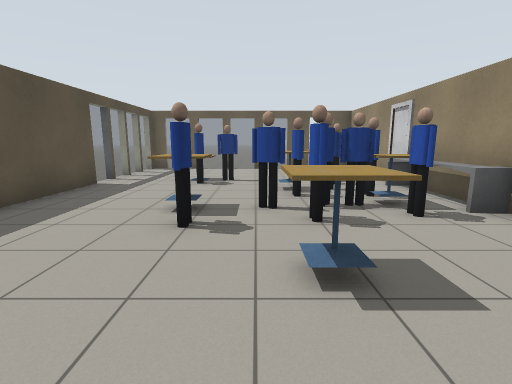
View 1 (above)

15 first-person views from a walk through a Gazebo world. The camera is 1.2 m above the floor, tilts 10° down and sees 85° across. The floor is counted in squares, 1 m on a side. Each view is taken from the middle of a square. On the plan, view 1 faces up. The plan holds only what a view shows up to about 12 squares ahead; the rest is blank. Some stock models are drawn as simple stand-ins.

View 2
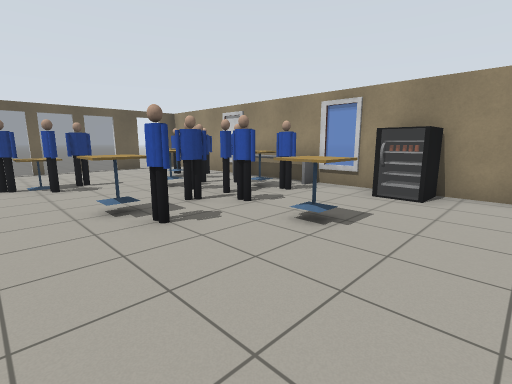

View 3
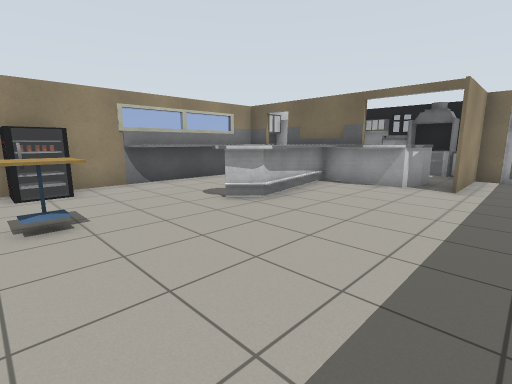

View 4
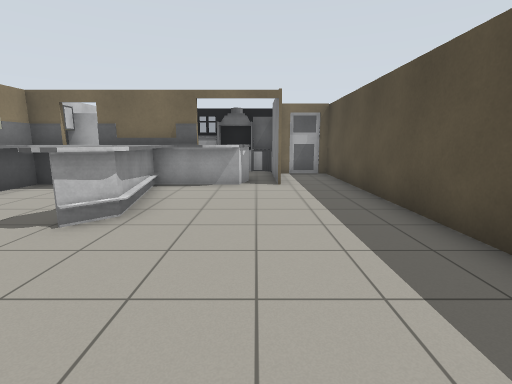

View 5
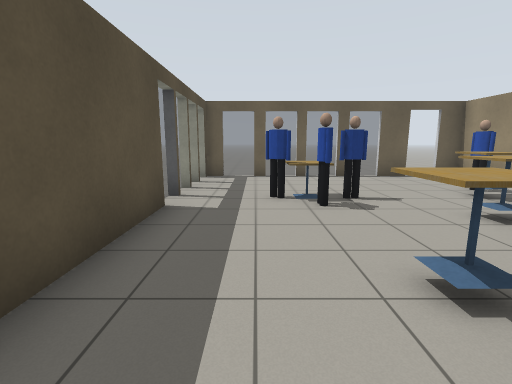

View 6
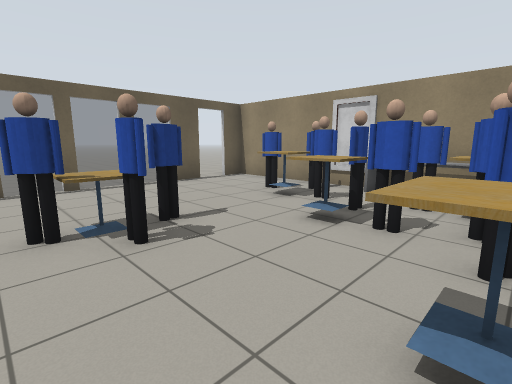

View 7
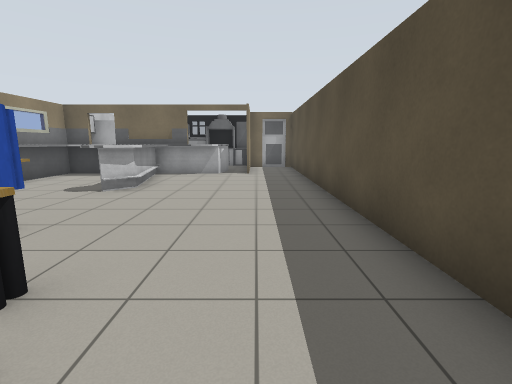

View 8
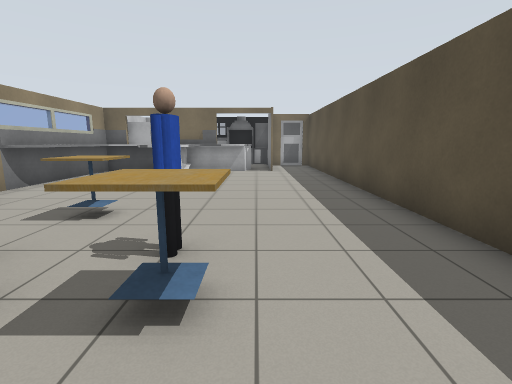

View 9
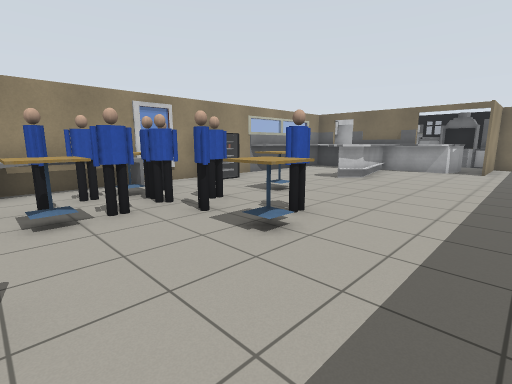

View 10
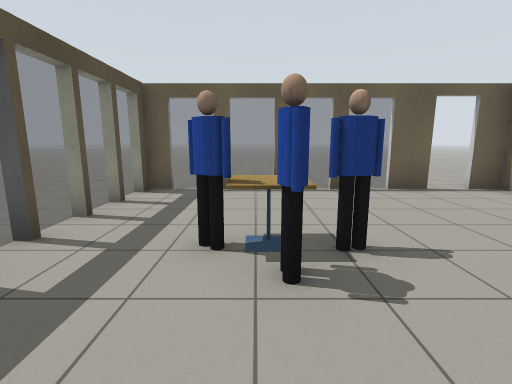

View 11
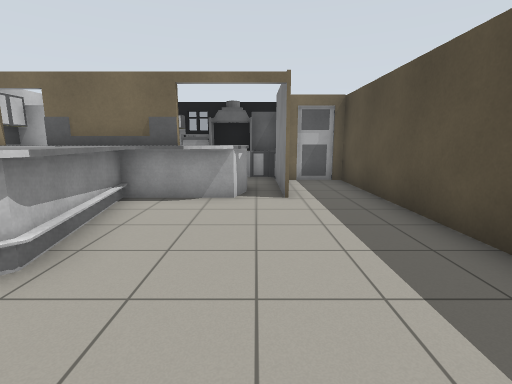

View 12
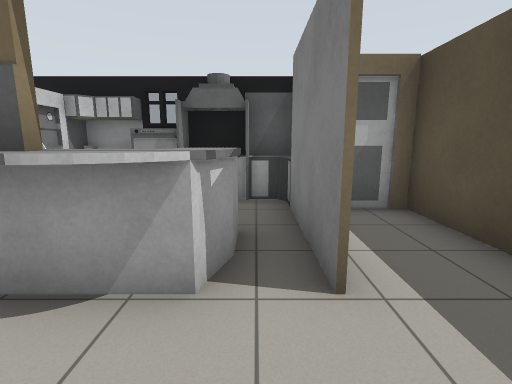

View 13
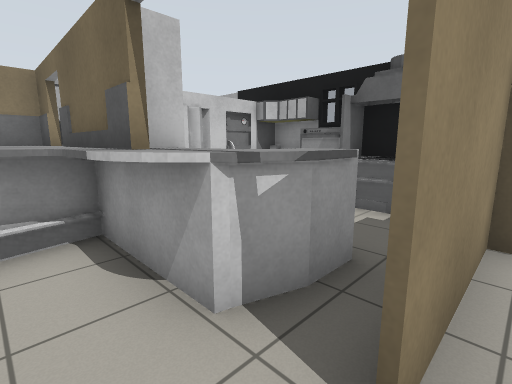

View 14
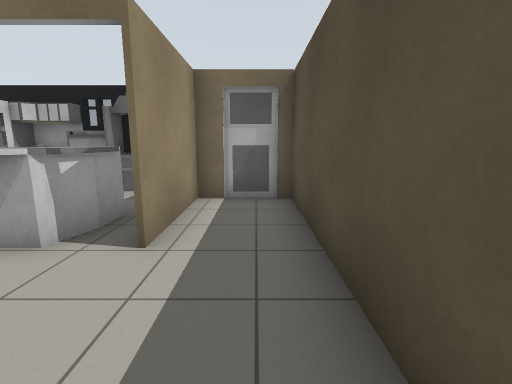

View 15
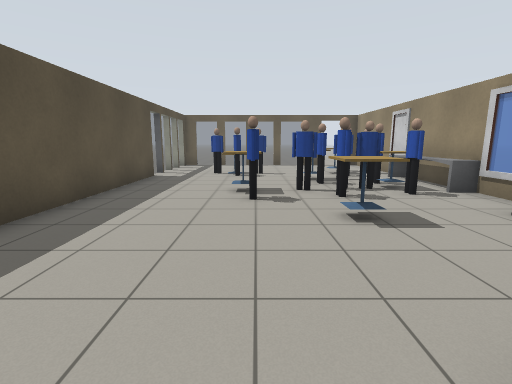

### Floor plan
Key: @ floor where view 1 was taken; # wall or solid block; . floor; = window, fence, low wall or low ledge; P person; T cafe table.
Columns run from 7 left of view 1 to 5 right of it. Each row starts with its distance up from view 1.
 16 ....     ....
 15 .............
 14 ............
 13 ..#=#==#=#.#
 12 ..=........#
 11 ..=........#
 10  .=.......P#
  9   =.PPP..TP=
  8   #..P..TP #
  7   #.....TPP#
  6   #.....PTP#
  5   #..TTPPPP#
  4   #...P.P..=
  3   #.....T..#
  2   #.....T.=#
  1   #........#
  0   #....@...#
 -1   #.....#..#
 -2   #....=#..#
 -3   #....==..#
 -4   #.....===#
 -5   #...=#####
 -6   #.#=#=  ##
 -7   #.#==  ###
 -8   ####.  #
 -9     #=####
-10     ######

Where each view was taken, in squares from view 1:
view 1: 0 up, 0 right, facing up
view 2: 0 up, 3 left, facing up-right
view 3: 3 up, 4 left, facing down-right
view 4: 3 up, 2 left, facing down
view 5: 3 up, 3 left, facing up
view 6: 5 up, 3 left, facing up-right
view 7: 6 up, 3 left, facing down
view 8: 7 up, 2 left, facing down
view 9: 8 up, 4 left, facing down-right
view 10: 6 up, 2 left, facing up
view 11: 1 up, 2 left, facing down
view 12: 3 down, 2 left, facing down
view 13: 4 down, 3 left, facing down-right
view 14: 2 down, 4 left, facing down
view 15: 2 down, 1 left, facing up
